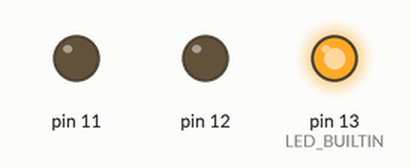
Recording of a sketch running on a simulated Arduino Uno, built with avr-gcc and run on an emulated ATmega328P. Shown: output pins drawn as LEDs (lit = HIGH).

Above: at 5.0 s.
At 19.0 s:
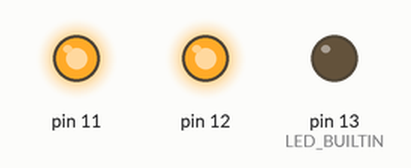
At 26.0 s:
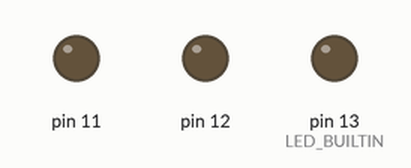
Timing chart, 0 to 36.4 s (numbered marks = the images above):
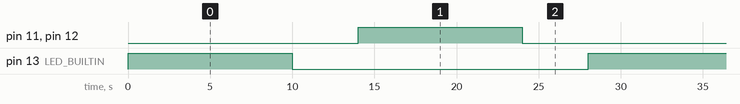

The sketch:

ardu-12.ino
```cpp
// C++ code
//
void setup()
{
  pinMode(LED_BUILTIN, OUTPUT);
  pinMode(12, OUTPUT);
  pinMode(11, OUTPUT);
}

void loop()
{
  digitalWrite(LED_BUILTIN, HIGH);
  delay(10000); // Wait for 10000 millisecond(s)
  //en esta etapa el led pin 13 se enciende durante 10 seg
  digitalWrite(LED_BUILTIN, LOW);
  delay(4000); // Wait for 4000 millisecond(s)
  //ahora el led pin 13 se apaga y retrasa 4 seg el otro led
  digitalWrite(12, HIGH);
  digitalWrite(11, HIGH);
  delay(10000); // Wait for 10000 millisecond(s)
  //ahora la lampara pin 11 y el led pin 12
  //se encienden simultaneamente
  digitalWrite(12, LOW);
  digitalWrite(11, LOW);
  delay(4000); // Wait for 4000 millisecond(s)
  //la lampara y el led se apagan simulaneamente
  //terminando el bucle

}
```

Measured:
- by itself, pin 11, pin 12, pin 13 (LED_BUILTIN): alternates HIGH for 10.0 s and LOW for 18.0 s
- by itself, everything shown: repeats every 28.0 s, in 4 steps
